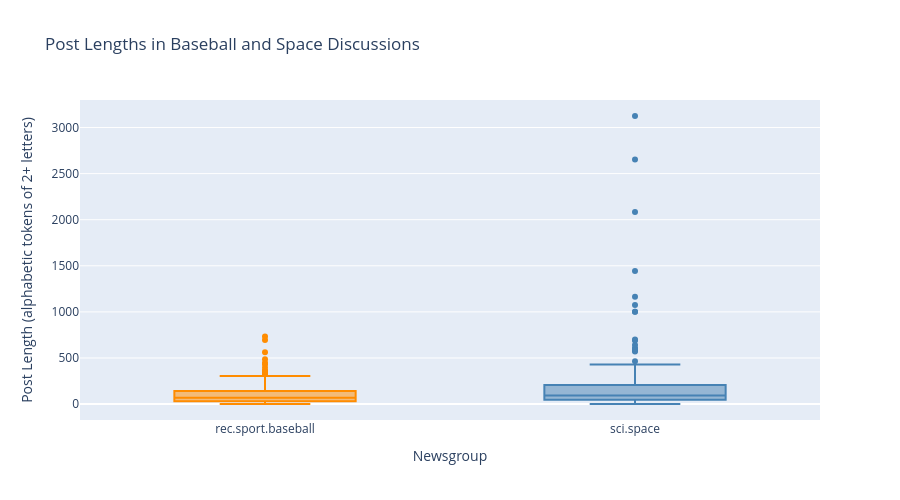

Notebook code cell kept with this figure:
### Markdown cell above
**What does Figure 1 show? Describe a pattern and record at least one supporting value, identifying its word or text feature, group, and units.**

Your answer:Figure 1 shows both topic-specific vocabulary and shared conversational words. “Space” appears in approximately 36.5% of space posts compared with 1% of baseball posts. Conversely, “game” appears in approximately 24% of baseball posts versus 1% of space posts. Each percentage uses all 200 sampled posts in its group as the denominator and counts each post once per word.

Words suchixa as “like,” “think,” and “time” occur frequently in both groups, showing shared discussion language alongside topic differences. These are the 15 words with the highest overall document frequencies after the stated stopword removal, not necessarily the 15 most distinctive words.

### Code cell
fig = px.box(
    posts_sample_df,
    x="group",
    y="word_count",
    color="group",
    color_discrete_map=posts_colors,
    points="outliers",
    labels={
        "group": "Newsgroup",
        "word_count": "Post Length (alphabetic tokens of 2+ letters)"
    },
    title="Post Lengths in Baseball and Space Discussions"
)
fig.update_layout(height=500, showlegend=False)
fig.show()

### Figure 1 — Plotly figure (JSON) as saved in the notebook; plotly's stock layout.template omitted (floating-point values rounded to 4 significant figures; data arrays with more than 128 entries replaced by an {"elided": "..."} marker saying what was removed)
{"data": [{"alignmentgroup": "True", "boxpoints": "outliers", "hovertemplate": "Newsgroup=%{x}<br>Post Length (alphabetic tokens of 2+ letters)=%{y}<extra></extra>", "legendgroup": "rec.sport.baseball", "marker": {"color": "darkorange"}, "name": "rec.sport.baseball", "notched": false, "offsetgroup": "rec.sport.baseball", "orientation": "v", "showlegend": true, "type": "box", "x": {"elided": "200 str values"}, "x0": " ", "xaxis": "x", "y": {"elided": "200 int values"}, "y0": " ", "yaxis": "y"}, {"alignmentgroup": "True", "boxpoints": "outliers", "hovertemplate": "Newsgroup=%{x}<br>Post Length (alphabetic tokens of 2+ letters)=%{y}<extra></extra>", "legendgroup": "sci.space", "marker": {"color": "steelblue"}, "name": "sci.space", "notched": false, "offsetgroup": "sci.space", "orientation": "v", "showlegend": true, "type": "box", "x": {"elided": "200 str values"}, "x0": " ", "xaxis": "x", "y": {"elided": "200 int values"}, "y0": " ", "yaxis": "y"}], "layout": {"boxmode": "overlay", "height": 500, "legend": {"title": {"text": "Newsgroup"}, "tracegroupgap": 0}, "showlegend": false, "title": {"text": "Post Lengths in Baseball and Space Discussions"}, "xaxis": {"anchor": "y", "categoryarray": ["rec.sport.baseball", "sci.space"], "categoryorder": "array", "domain": [0, 1], "title": {"text": "Newsgroup"}}, "yaxis": {"anchor": "x", "domain": [0, 1], "title": {"text": "Post Length (alphabetic tokens of 2+ letters)"}}}}
